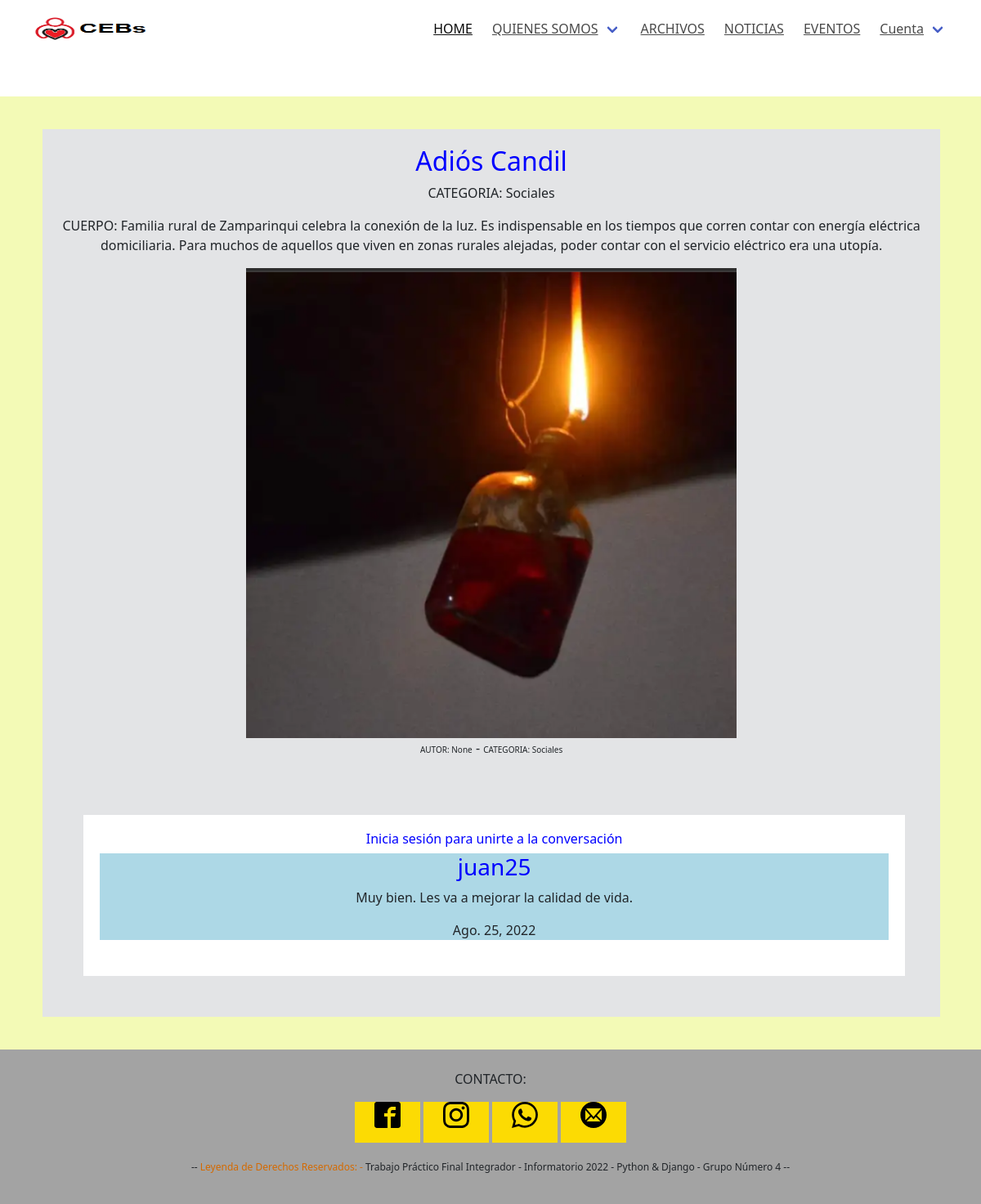
/Noticias/detalles/Adiós Candil, run on the app's committed database.
### apps/noticias/models.py (models this page shows, shortened)
class Noticia(models.Model):
    titulo = models.CharField(max_length=120)
    creado = models.DateField(auto_now_add=True)
    cuerpo = models.TextField()
    autor = models.CharField(max_length=50, null=True, blank=True)
    imagen = models.ImageField(upload_to = 'noticias',null=True, blank=True)
    categoria = models.ForeignKey(Categoria, on_delete=models.CASCADE, null = True)

class Categoria(models.Model):
    nombre = models.CharField(max_length=60)
    decripcion = models.CharField(max_length=250, null=True, blank=True)
    def __str__(self):
        return self.nombre

class Comentario(models.Model):
    usuario = models.ForeignKey(Usuario, null=False, on_delete=models.CASCADE)
    creado = models.DateField(auto_now_add=True)
    cuerpo = models.TextField()
    titulo = models.ForeignKey(Noticia, on_delete=models.CASCADE, null = True)
    class Meta:
        ordering = ['creado']

### apps/usuarios/models.py (models this page shows)
class Usuario(AbstractUser):
    pass

### apps/noticias/views.py (the view)
# urls.py: path('detalles/<str:titulo>', views.Detallar, name = 'noticia_detalles')
def Detallar(request, titulo):
    if titulo:
        noticia = Noticia.objects.get(titulo=titulo)
        if noticia:
            ctx = {}
            ctx['notis'] = noticia
            comentarios = Comentario.objects.filter(titulo=noticia.id)
            if comentarios:
                ctx['coments'] = comentarios
            new_comment=None
            if request.method == 'POST' and request.user.is_authenticated:
                comment_form = FormularioComentar(data=request.POST)
                if comment_form.is_valid():
                    idNoticia=request.POST['IdNoticia']
                    new_comment = comment_form.save(commit=False)
                    new_comment.titulo = Noticia.objects.only('titulo').get(pk=idNoticia)
                    new_comment.usuario = request.user
                    new_comment.save()
            else:
                 comment_form = FormularioComentar()
            ctx['comment_form'] = comment_form
            ctx['new_comment'] = new_comment
        return render(request, 'noticias/noticia_detalles.html', ctx)
    else:
        return redirect(Listar(request))

### templates/noticias/noticia_detalles.html (shortened to what this page needs)
{% extends 'base.html' %}
{% load static %}
{% block contenido %}
    <div class="noticia_entera">
    <h2>{{ notis.titulo }}</h2>
        <p>CATEGORIA: {{ notis.categoria }}</p>
        <p>CUERPO: {{ notis.cuerpo|safe }}</p>
        {% if notis.imagen %}
            <img src="{{ notis.imagen.url }}" class="img_ancho_2">
        {% else%}
            <p>NO TIENE IMAGEN </p>
        {% endif %}
        <p><span class="txt_secundario">AUTOR: {{ notis.autor }}</span> - <span class="txt_secundario">CATEGORIA: {{ notis.categoria }}</span></p>
        <br>
        <div class="Cajacomentarios">
            {% if user.is_authenticated %}
                <div class="ComentarUsuario">
                    <label>COMENTARIOS</label>
                    <form method="post">
                        <input type="hidden" name="IdNoticia" value="{{notis.pk}}">
                        {% csrf_token %}
                        {{ comment_form.as_p }}
                      <button type="submit" class="btn btn-primary  btn-lg">Submit</button>
                    </form>
                </div>
                {% if new_comment %}
                <div class="comentarioUsuario">
                    <div class="comentario" style="background:green;">
                    <h3>{{new_comment.usuario}}</h3>
                    <p>{{new_comment.cuerpo}}</p>
                    <h7>{{new_comment.creado}}</h7>
                    </div>
                    <br>
                </div>
                {% endif %}
            {% else %}
            <div class="IniciaSesion">
                <h6>Inicia sesión para unirte a la conversación</h6>
            </div>
            {% endif %}
        {% for coment in coments %}
            <div class="comentario" style="background:lightblue;">
            <h3>{{coment.usuario}}</h3>
            <p>{{coment.cuerpo}}</p>
            <h7>{{coment.creado}}</h7>
            </div>
            <br>
        {% endfor %}
        </div>
    </div>
{% endblock contenido %}

### static/css/main.css (style rules this page uses)
:root { --primary-font-color1: #ffffff; --primary-font-color2: #007bff; }
.h2, .h3, .h4, .h5, .h6, h1, h2, h3, h4, h5, h6 { margin-bottom: .5rem; font-family: inherit; font-weight: 500; line-height: 1.2; color: blue }
.h2, h2 { font-size: 2rem }
html,body { font-family: -apple-system, BlinkMacSystemFont, "Segoe UI", Roboto, Oxygen-Sans, Ubuntu, Cantarell, "Helvetica Neue", sans-serif; font-size: 14px; background: #F0F2F4; }
.caja_noticia, .noticia_entera, .Cajacomentarios { font-family: inherit; padding-top: 20px; padding-right: 20px; padding-bottom: 20px; padding-left: 20px; margin: 30px; box-sizing: border-box; float: left; }
.txt_secundario { font-size: 10px; }
.noticia_entera { width: 95%; text-align: center; background-color: #e3e4e6; }
.img_ancho_2 { width: 600px; }
.Cajacomentarios { width: 95%; background-color: #ffffff; }

### data on the page
Noticia: titulo "Adiós Candil", categoria "Sociales", cuerpo "Familia rural de Zamparinqui celebra la conexión de la luz. Es indispensable en los tiempos que corren contar con energía eléctrica domiciliaria. Para muchos de aquellos que viven en zonas rurales alejadas, poder contar con el servicio eléctrico era una utopía.", imagen (picture), autor "None"
Comentario: usuario "juan25", cuerpo "Muy bien. Les va a mejorar la calidad de vida.", creado "Ago. 25, 2022"
